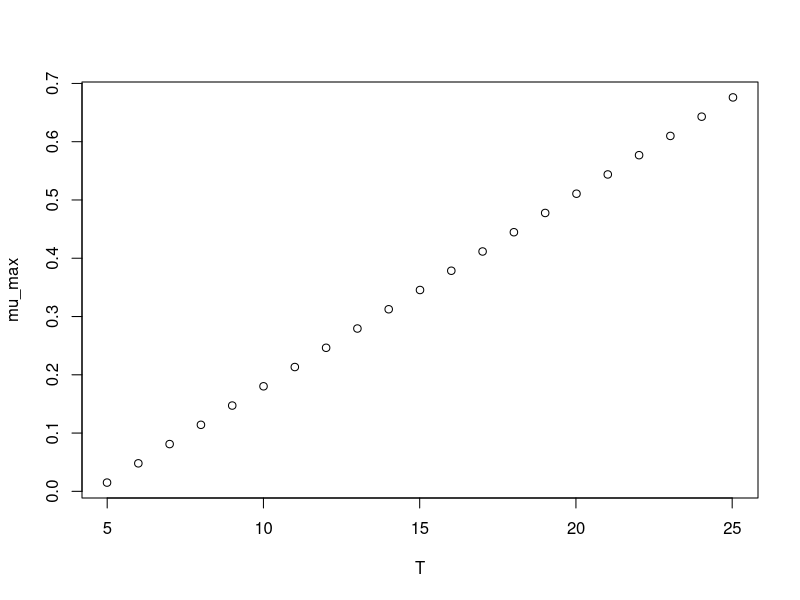

Write R code to recreate this figure.
#############################
# start of Parameter script
#############################
T <- seq(4.995004995005,25.025,length.out=21)
#############################
# end of Parameter script
#############################
############################# 
# start of Model script Gropin ID 257 
#############################
 
# constant coefficients for this model
 
variables <- data.frame(T)
argumentsPar <- expand.grid(variables)
 
# heart of the model
response_surface <- function(T) {
   mumax <-0.033*(T-4.54)

return(mumax=mumax)
} 

# output parameters
mumax <- cbind(argumentsPar,response_surface(argumentsPar['T']))
colnames(mumax) <- c(colnames(argumentsPar),'mumax')
#############################
# End of Model script
#############################
############################# 
# start of Visualisation script Gropin ID 257 
#############################
plot(T,mumax$mumax,
                          xlab='T',
                          ylab='mu_max')
#############################
# End of Visualisation script
#############################
